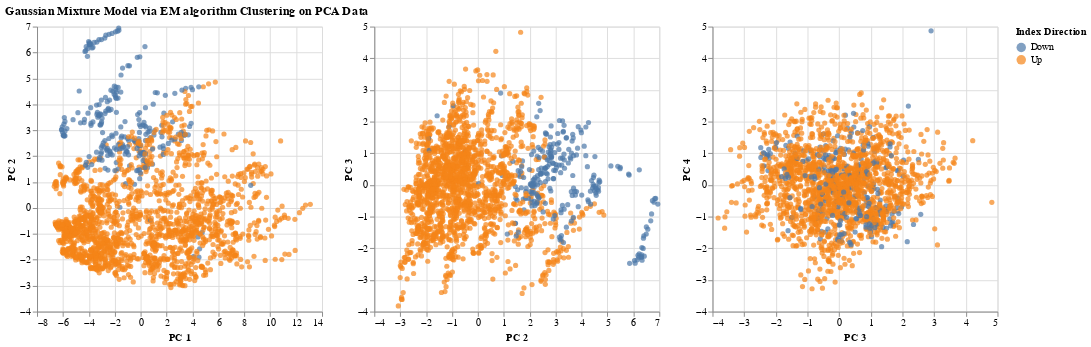

Notebook cell for this chart:
### Code cell
pc12_gmm = alt.Chart(pca_df).mark_circle().encode(
    x='PC 1',
    y='PC 2',
    color='Index Direction:N'
)

pc23_gmm = alt.Chart(pca_df).mark_circle().encode(
    x='PC 2',
    y='PC 3',
    color='Index Direction:N'
)

pc34_gmm = alt.Chart(pca_df).mark_circle().encode(
    x='PC 3',
    y='PC 4',
    color='Index Direction:N'
)

alt.HConcatChart(hconcat=[pc12_gmm, pc23_gmm, pc34_gmm], title="Gaussian Mixture Model via EM algorithm Clustering on PCA Data")

### Figure 1 — Vega-Lite specification as saved in the notebook (floating-point values rounded to 4 significant figures; data arrays with more than 128 entries replaced by an {"elided": "..."} marker saying what was removed)
{"config": {"view": {"continuousWidth": 300, "continuousHeight": 300}}, "hconcat": [{"mark": {"type": "circle"}, "encoding": {"color": {"field": "Index Direction", "type": "nominal"}, "x": {"field": "PC 1", "type": "quantitative"}, "y": {"field": "PC 2", "type": "quantitative"}}}, {"mark": {"type": "circle"}, "encoding": {"color": {"field": "Index Direction", "type": "nominal"}, "x": {"field": "PC 2", "type": "quantitative"}, "y": {"field": "PC 3", "type": "quantitative"}}}, {"mark": {"type": "circle"}, "encoding": {"color": {"field": "Index Direction", "type": "nominal"}, "x": {"field": "PC 3", "type": "quantitative"}, "y": {"field": "PC 4", "type": "quantitative"}}}], "data": {"name": "data-7a69a7de2f4a98b5d3e684baf14f51cb"}, "title": "Gaussian Mixture Model via EM algorithm Clustering on PCA Data", "$schema": "https://vega.github.io/schema/vega-lite/v5.8.0.json", "datasets": {"data-7a69a7de2f4a98b5d3e684baf14f51cb": {"elided": "1906 records"}}}
